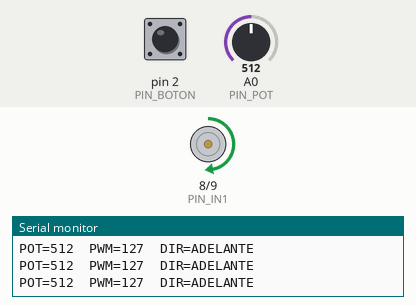
A sketch run on a simulated Arduino Uno, built with avr-gcc and run on an emulated ATmega328P. Parts: motor-driver pin pairs drawn as motors (green arrow = first pin HIGH = forward, orange = second pin HIGH = backward, longer = more drive, scaled by the enable pin), the last lines printed to the serial monitor. The test bench sets the inputs (shaded band); at power-on: pin 2 (PIN_BOTON) HIGH, A0 (PIN_POT) = 512.

Above: at 1.2 s.
1.3 s: pin 2 (PIN_BOTON) pulled LOW for 0.15 s
At 3.69 s:
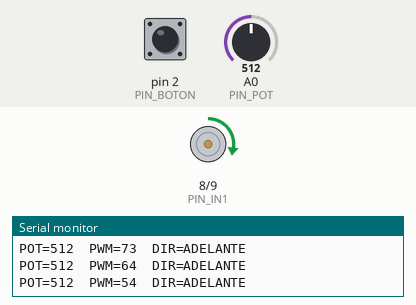
4.4 s: A0 (PIN_POT) set to 306
7.4 s: A0 (PIN_POT) set to 716
At 7.85 s:
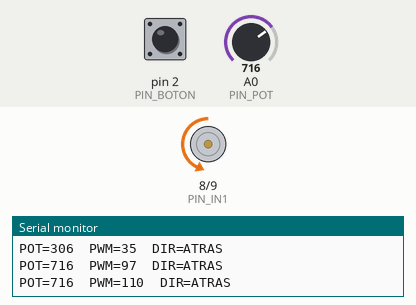
10.4 s: pin 2 (PIN_BOTON) pulled LOW for 1 s
At 10.59 s:
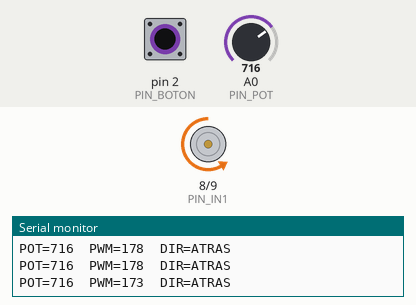
14.4 s: A0 (PIN_POT) set to 900
19.9 s: A0 (PIN_POT) set to 511
At 20.3 s:
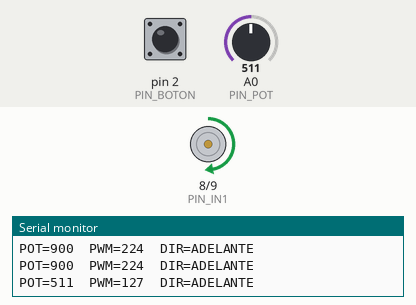
Timing chart, 0 to 22.4 s (numbered marks = the images above; inputs shaded):
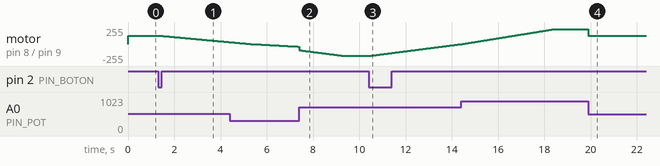

The sketch:

motor_l298_pot_boton.ino
```cpp
// Control de motor DC con L298N
// - Potenciometro: velocidad
// - Boton: cambio de direccion
// Compatible con Arduino UNO y Arduino Nano (misma asignacion de pines)
// Firmware: v1.0.0 (primera version estable)

const char* FIRMWARE_VERSION = "v1.0.0";

const uint8_t PIN_ENA = 5;      // PWM hacia ENA del L298N
const uint8_t PIN_IN1 = 8;      // IN1 del L298N
const uint8_t PIN_IN2 = 9;      // IN2 del L298N
const uint8_t PIN_POT = A0;     // Cursor del potenciometro
const uint8_t PIN_BOTON = 2;    // Boton a GND (usando INPUT_PULLUP)

bool direccionAdelante = true;
bool direccionObjetivoAdelante = true;

const unsigned long RAMPA_CAMBIO_MS = 8000;
bool rampaCambioActiva = false;
bool direccionConmutada = false;
unsigned long inicioRampaMs = 0;
int pwmInicioRampa = 0;
int pwmActual = 0;

// Antirrebote por software
bool estadoBotonEstable = HIGH;
bool ultimaLecturaBoton = HIGH;
unsigned long ultimoCambio = 0;
const unsigned long DEBOUNCE_MS = 35;

void setup() {
  Serial.begin(9600);
  Serial.print("SpoolWinder Firmware ");
  Serial.println(FIRMWARE_VERSION);
  pinMode(PIN_ENA, OUTPUT);
  pinMode(PIN_IN1, OUTPUT);
  pinMode(PIN_IN2, OUTPUT);
  pinMode(PIN_BOTON, INPUT_PULLUP);

  aplicarDireccion();
  analogWrite(PIN_ENA, 0);
}

void loop() {
  manejarBoton();
  actualizarVelocidad();
}

void manejarBoton() {
  bool lectura = digitalRead(PIN_BOTON);

  if (lectura != ultimaLecturaBoton) {
    ultimoCambio = millis();
    ultimaLecturaBoton = lectura;
  }

  if ((millis() - ultimoCambio) > DEBOUNCE_MS) {
    if (lectura != estadoBotonEstable) {
      estadoBotonEstable = lectura;

      // Evento de pulsacion: pasa de HIGH a LOW (boton a GND)
      if (estadoBotonEstable == LOW) {
        iniciarCambioDireccionConRampa();
      }
    }
  }
}

void actualizarVelocidad() {
  int lecturaPot = analogRead(PIN_POT);   // 0..1023
  int pwmObjetivo = map(lecturaPot, 0, 1023, 0, 255);

  // Zona muerta para evitar zumbido a muy baja velocidad
  if (pwmObjetivo < 12) {
    pwmObjetivo = 0;
  }

  if (!rampaCambioActiva) {
    pwmActual = pwmObjetivo;
  } else {
    unsigned long transcurrido = millis() - inicioRampaMs;
    unsigned long mitad = RAMPA_CAMBIO_MS / 2;

    if (transcurrido >= RAMPA_CAMBIO_MS) {
      rampaCambioActiva = false;
      direccionConmutada = false;
      direccionAdelante = direccionObjetivoAdelante;
      aplicarDireccion();
      pwmActual = pwmObjetivo;
    } else if (transcurrido < mitad) {
      // Primera mitad: desacelera linealmente hasta 0
      pwmActual = (int)((long)pwmInicioRampa * (long)(mitad - transcurrido) / (long)mitad);
    } else {
      // Segunda mitad: cambia de direccion y acelera al nuevo objetivo
      if (!direccionConmutada) {
        direccionAdelante = direccionObjetivoAdelante;
        aplicarDireccion();
        direccionConmutada = true;
      }

      unsigned long t2 = transcurrido - mitad;
      pwmActual = (int)((long)pwmObjetivo * (long)t2 / (long)mitad);
    }
  }

  analogWrite(PIN_ENA, pwmActual);

  // DEBUG: imprime cada 300ms para no saturar el puerto serie
  static unsigned long ultimoDebug = 0;
  if (millis() - ultimoDebug > 300) {
    ultimoDebug = millis();
    Serial.print("POT=");
    Serial.print(lecturaPot);
    Serial.print("  PWM=");
    Serial.print(pwmActual);
    Serial.print("  DIR=");
    Serial.println(direccionAdelante ? "ADELANTE" : "ATRAS");
  }
}

void iniciarCambioDireccionConRampa() {
  // Si ya esta haciendo rampa, ignora pulsaciones hasta terminar.
  if (rampaCambioActiva) {
    return;
  }

  direccionObjetivoAdelante = !direccionAdelante;
  rampaCambioActiva = true;
  direccionConmutada = false;
  inicioRampaMs = millis();
  pwmInicioRampa = pwmActual;
}

void aplicarDireccion() {
  if (direccionAdelante) {
    digitalWrite(PIN_IN1, HIGH);
    digitalWrite(PIN_IN2, LOW);
  } else {
    digitalWrite(PIN_IN1, LOW);
    digitalWrite(PIN_IN2, HIGH);
  }
}
```

Measured:
- after the input at 1.3 s, motor on pin 8 (PIN_IN1) / pin 9 (PIN_IN2): moves from forward 127/255 to forward 29/255 over 3.1 s, starting at once
- after the input at 10.4 s, motor on pin 8 (PIN_IN1) / pin 9 (PIN_IN2): moves from backward 178/255 to backward 1/255 over 4.0 s, starting at once
- after the input at 19.9 s, motor on pin 8 (PIN_IN1) / pin 9 (PIN_IN2): forward 224/255 → forward 127/255 at once
